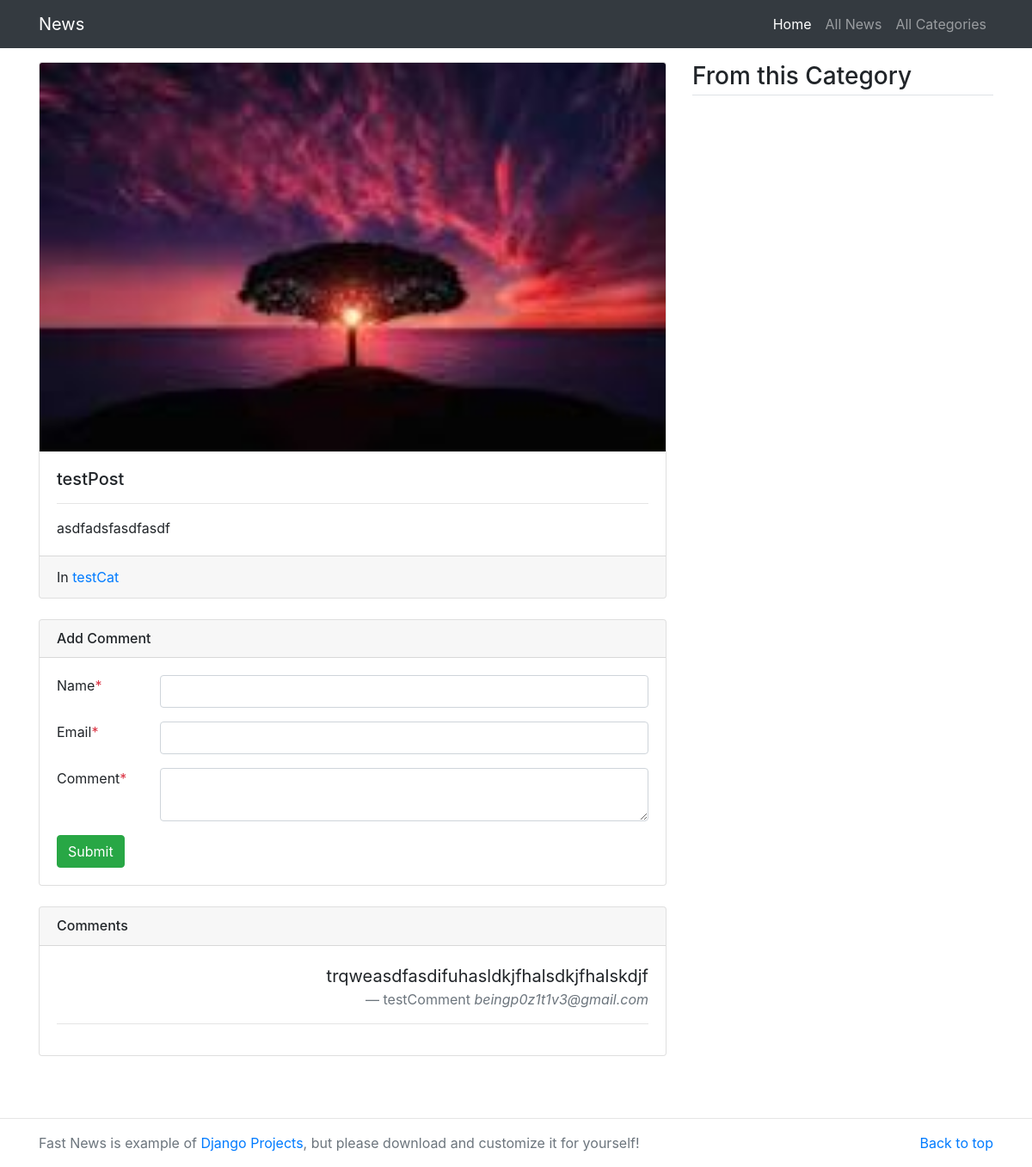
The page /detail/4 on the database its author committed.
### news/models.py (models this page shows, shortened)
class Post(models.Model):
    title = models.CharField(max_length=250)
    category = models.ForeignKey(Category, on_delete=models.PROTECT)
    content = models.TextField()
    time_added = models.DateTimeField(auto_now_add=True)
    image = models.ImageField(upload_to='imgs/')
    tags = models.ManyToManyField(Tag)
    class Meta:
        verbose_name_plural = 'Posts'

class Category(models.Model):
    title = models.CharField(max_length=250)
    date_created = models.DateTimeField(default=timezone.now())
    date_updated = models.DateTimeField(auto_now=True)
    image = models.ImageField(upload_to='imgs/', default='image')
    class Meta:
        verbose_name_plural = 'Categories'

class Comment(models.Model):
    post = models.ForeignKey(Post, on_delete=models.CASCADE)
    title = models.CharField(max_length=100)
    email = models.CharField(max_length=200)
    content = models.TextField()
    status = models.BooleanField(default=False)
    class Meta:
        verbose_name_plural = 'Comments'

### news/views.py (the view, shortened to what this page needs)
# urls.py: path('detail/<int:id>', views.post_details, name='details')
def post_details(request, id):
    post = Post.objects.get(pk=id)
    category = Category.objects.get(id=post.category.id)
    comments = Comment.objects.filter(post=post, status=True).order_by('-id')
    related_news = Post.objects.filter(category=category).exclude(id=id)
    return render(request, 'detail.html', {
        'news': post,
        'comments': comments,
        'related_news': related_news
    })

### news/templates/detail.html (shortened to what this page needs)
{% extends 'base.html' %}
{% block content %}
<main class="container mt-3 mb-5">
	<div class="row my-3">
		<div class="col-md-8">
			<div class="card mb-3">
                <img src="/media/{{news.image}}" class="card-img-top" alt="{{news.title}}">
			  <div class="card-body">
			    <h5 class="card-title">{{news.title}}</h5>
			    <hr/>
			    <p class="card-text">{{news.content}}</p>
			  </div>
			  <div class="card-footer">
			  	In <a href="/category/{{news.category.id}}">{{news.category.title}}</a>
			  </div>
			</div>
			<div class="card my-4">
				<h6 class="card-header">Add Comment</h6>
				<div class="card-body">
					<form method="post" action="/detail/{{news.id}}">
						<div class="form-group row">
							<label class="col-md-2">Name<span class="text-danger">*</span></label>
							<div class="col-md-10">
								<input type="text" name="name" required class="form-control" />
							</div>
						</div>
						<div class="form-group row">
							<label class="col-md-2">Email<span class="text-danger">*</span></label>
							<div class="col-md-10">
								<input type="temailext" name="email" required class="form-control" />
							</div>
						</div>
						<div class="form-group row">
							<label class="col-md-2">Comment<span class="text-danger">*</span></label>
							<div class="col-md-10">
								<textarea class="form-control" name="message" required></textarea>
							</div>
						</div>
						<input type="submit" class="btn btn-primary btn-success" />
					</form>
				</div>
			</div>
			<div class="card my-4">
				<h6 class="card-header">Comments</h6>
				<div class="card-body">
					{% for comment in comments %}
					<blockquote class="blockquote text-right">
					  <p class="mb-0">{{comment.content}}</p>
					  <footer class="blockquote-footer">{{comment.title}} <cite title="Source Title">{{comment.email}}</cite></footer>
					</blockquote>
					<hr/>
					{% endfor %}
				</div>
			</div>
		</div>
		<div class="col-md-4">
			<h3 class="mb-3 border-bottom pb-1">From this Category</h3>
		</div>
	</div>
</main>
{% endblock %}

### rows shown on the page
Post: image (picture), title "testPost", content "asdfadsfasdfasdf", category "testCat"
Comment: content "trqweasdfasdifuhasldkjfhalsdkjfhalskdjf", title "testComment", email "beingp0z1t1v3@gmail.com"
